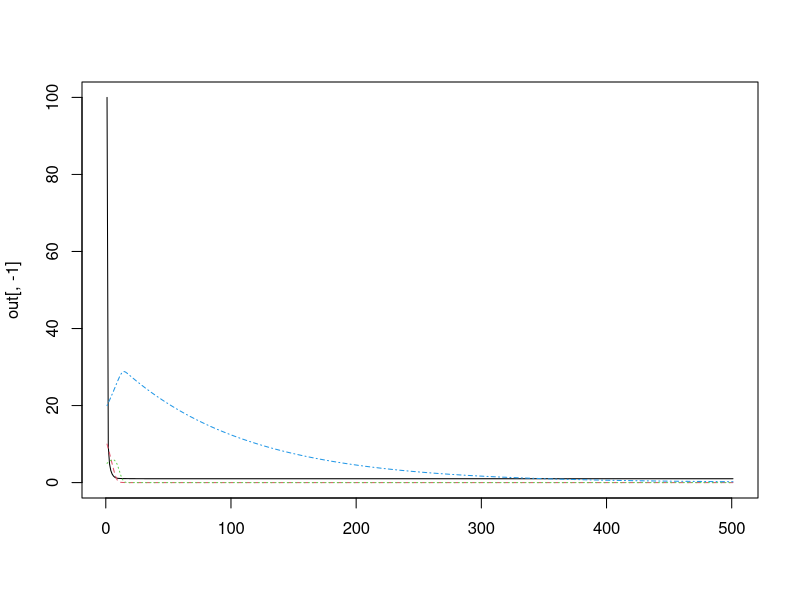

The R script that drew this image:
# My idea is to investigate using simple mechanistic model 
# under which conditions we would be able to reproduce the results seen 
# in the study.

# The most important aspects of the model is its structure and the experiment. 
# - Parameters will be subjected to simulations to evaluate the parameter space.
# - Parameters evaluated again after the top-predators are removed to see 
#   where we are in the parameter space 
# - Variation in parameters should be included.
# - Individual-based model could be implemented as well to model behavioral changes.

# What is going to be the benchmark? 
# Biomass ratios 
# and variation in biomass



# Model for the diamond module is taken from McCann, Hastings and Huxel (1998) Nature.

library(deSolve)

# Parameters and variables
# R - resource density
# C1 is the density of the first consumer species (herbivores)
# C2 density of the second consumer (spiders)
# P density of top predator

# K - carrying capacity 
# P0, H0 - half saturation densities of the resource and C1
# x_i is mass specific metabolic rate of species i measured relative to the
#     production-to-biomass ratio of the resource population 
# y_i is ingestion rate per unit metabolic rate of species i
# O_ij is a fraction indicating the preference of species i for consuming 
#     resource j
# r - growth rate of plants (equals to 1)

# I will model functional responses explicitly
# Herbivores are only ones eating the plants
# Herbivores are consumed by both top-predators (B for birds) and spiders (S)
# Birds eat both herbivores and spiders.

fullModule <- function(t, state, parameters) {
  with(as.list(c(state, parameters)),{
    dP <-  r*P*(1-P/K)-(o_HP*x_H*y_H*P*H)/(P+P0) # C1 is the only consumer of the Resource
    dH <- -x_H*H*(1-(o_HP*y_H*P)/(P+P0))-(o_SH*x_S*y_S*H*S)/(H+H0)-(o_BH*y_B*x_B*H*B)/(o_BH*H+(1-o_BH)*S+H0)
    dS <- -x_S*S*(1-(o_SH*y_S*H)/(H+H0))-((1-o_BH)*y_B*x_B*S*B)/(o_BH*H+(1-o_BH)*S+H0)
    dB <- -x_B*B*(1-(o_BH*y_B*H+(1-o_BH)*y_B*S)/(o_BH*H+(1-o_BH)*S+H0))
    list(c(dP,dH,dS,dB))
  })
}

params <- c(r = 1         ,
            K = 1         , # environmental 
            o_BS = 0.7    , # preference of birds for spiders
            o_BH = 0.3    , # preference of birds for herbivores
            o_HP = 1      , # preference of herbivores for plants
            x_H  = 0.4    ,
            y_H  = 2.009  ,
            x_B  = 0.1   ,
            y_B  = 5      ,
            P0   = 0.16129,
            o_SH = 1      , # preference of spiders for herbivores
            x_S  = 0.7    ,
            y_S  = 3.5    ,
            H0   = 0.9
            ) 

state <- c(P = 100, H = 10, S = 5, B = 20)
times <- seq(0,50, by = 0.1)

out <- ode(y = state, times = times, func = fullModule, parms = params)

matplot(out[,-1], type = "l")

# What parameters I should use?



# Create a search algorithm to scan the parameter space to get plausible results
